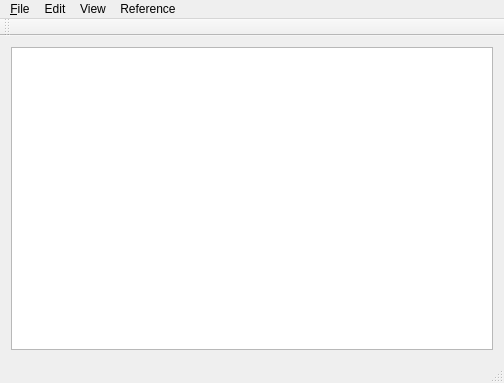
<?xml version="1.0" encoding="UTF-8"?>
<ui version="4.0">
 <class>MainWindow</class>
 <widget class="QMainWindow" name="MainWindow">
  <property name="geometry">
   <rect>
    <x>0</x>
    <y>0</y>
    <width>504</width>
    <height>383</height>
   </rect>
  </property>
  <property name="windowTitle">
   <string>MainWindow</string>
  </property>
  <widget class="QWidget" name="centralWidget">
   <layout class="QGridLayout" name="gridLayout">
    <item row="0" column="0">
     <widget class="QTextEdit" name="textEdit">
      <property name="minimumSize">
       <size>
        <width>104</width>
        <height>78</height>
       </size>
      </property>
      <property name="maximumSize">
       <size>
        <width>16777215</width>
        <height>16777215</height>
       </size>
      </property>
      <property name="styleSheet">
       <string notr="true"/>
      </property>
     </widget>
    </item>
   </layout>
  </widget>
  <widget class="QMenuBar" name="menuBar">
   <property name="geometry">
    <rect>
     <x>0</x>
     <y>0</y>
     <width>504</width>
     <height>27</height>
    </rect>
   </property>
   <widget class="QMenu" name="menuFile">
    <property name="title">
     <string>&amp;File</string>
    </property>
    <addaction name="separator"/>
    <addaction name="actionNew"/>
    <addaction name="actionOpen"/>
    <addaction name="separator"/>
    <addaction name="actionSave"/>
    <addaction name="actionSaveAs"/>
    <addaction name="actionClose"/>
    <addaction name="separator"/>
    <addaction name="actionExit"/>
   </widget>
   <widget class="QMenu" name="menuView">
    <property name="title">
     <string>View</string>
    </property>
    <addaction name="actionSelectFont"/>
   </widget>
   <widget class="QMenu" name="menuEdit">
    <property name="title">
     <string>Edit</string>
    </property>
    <addaction name="actionUndo"/>
    <addaction name="actionRedo"/>
    <addaction name="separator"/>
    <addaction name="actionCut"/>
    <addaction name="actionCopy"/>
    <addaction name="actionPaste"/>
   </widget>
   <widget class="QMenu" name="menuReference">
    <property name="title">
     <string>Reference</string>
    </property>
    <addaction name="actionAbout"/>
    <addaction name="actionAboutQt"/>
   </widget>
   <addaction name="menuFile"/>
   <addaction name="menuEdit"/>
   <addaction name="menuView"/>
   <addaction name="menuReference"/>
  </widget>
  <widget class="QToolBar" name="mainToolBar">
   <attribute name="toolBarArea">
    <enum>TopToolBarArea</enum>
   </attribute>
   <attribute name="toolBarBreak">
    <bool>false</bool>
   </attribute>
  </widget>
  <widget class="QStatusBar" name="statusBar"/>
  <action name="actionNew">
   <property name="icon">
    <iconset resource="resources.qrc">
     <normaloff>:/new/icons/new.png</normaloff>:/new/icons/new.png</iconset>
   </property>
   <property name="text">
    <string>New</string>
   </property>
   <property name="toolTip">
    <string>Create a new document</string>
   </property>
   <property name="shortcut">
    <string>Ctrl+N</string>
   </property>
  </action>
  <action name="actionClose">
   <property name="text">
    <string>Close</string>
   </property>
   <property name="toolTip">
    <string>Close current window</string>
   </property>
   <property name="shortcut">
    <string>Ctrl+W</string>
   </property>
  </action>
  <action name="actionExit">
   <property name="icon">
    <iconset theme="exit"/>
   </property>
   <property name="text">
    <string>Exit</string>
   </property>
   <property name="toolTip">
    <string>Close the application</string>
   </property>
  </action>
  <action name="actionSelectFont">
   <property name="text">
    <string>Select Font</string>
   </property>
  </action>
  <action name="actionAbout">
   <property name="text">
    <string>About</string>
   </property>
  </action>
  <action name="actionAboutQt">
   <property name="text">
    <string>AboutQt</string>
   </property>
  </action>
  <action name="actionCut">
   <property name="icon">
    <iconset theme="cut" resource="resources.qrc">
     <normaloff>:/new/icons/cut.png</normaloff>:/new/icons/cut.png</iconset>
   </property>
   <property name="text">
    <string>Cut</string>
   </property>
   <property name="toolTip">
    <string>Cut</string>
   </property>
   <property name="shortcut">
    <string>Ctrl+X</string>
   </property>
  </action>
  <action name="actionCopy">
   <property name="icon">
    <iconset theme="copy" resource="resources.qrc">
     <normaloff>:/new/icons/copy.png</normaloff>:/new/icons/copy.png</iconset>
   </property>
   <property name="text">
    <string>Copy</string>
   </property>
   <property name="toolTip">
    <string>Copy</string>
   </property>
   <property name="shortcut">
    <string>Ctrl+C</string>
   </property>
  </action>
  <action name="actionPaste">
   <property name="icon">
    <iconset theme="paste" resource="resources.qrc">
     <normaloff>:/new/icons/paste.png</normaloff>:/new/icons/paste.png</iconset>
   </property>
   <property name="text">
    <string>Paste</string>
   </property>
   <property name="toolTip">
    <string>Paste</string>
   </property>
   <property name="shortcut">
    <string>Ctrl+V</string>
   </property>
  </action>
  <action name="actionUndo">
   <property name="text">
    <string>Undo</string>
   </property>
   <property name="toolTip">
    <string>Undo the last action</string>
   </property>
   <property name="shortcut">
    <string>Ctrl+Z</string>
   </property>
  </action>
  <action name="actionRedo">
   <property name="text">
    <string>Redo</string>
   </property>
   <property name="toolTip">
    <string>Redo the last action</string>
   </property>
   <property name="shortcut">
    <string>Ctrl+Y</string>
   </property>
  </action>
  <action name="actionOpen">
   <property name="icon">
    <iconset resource="resources.qrc">
     <normaloff>:/new/icons/open.png</normaloff>:/new/icons/open.png</iconset>
   </property>
   <property name="text">
    <string>Open...</string>
   </property>
   <property name="toolTip">
    <string>Open a document</string>
   </property>
   <property name="shortcut">
    <string>Ctrl+O</string>
   </property>
  </action>
  <action name="actionSave">
   <property name="icon">
    <iconset resource="resources.qrc">
     <normaloff>:/new/icons/save.png</normaloff>:/new/icons/save.png</iconset>
   </property>
   <property name="text">
    <string>Save</string>
   </property>
   <property name="toolTip">
    <string>Save document</string>
   </property>
   <property name="shortcut">
    <string>Ctrl+S</string>
   </property>
  </action>
  <action name="actionSaveAs">
   <property name="text">
    <string>SaveAs</string>
   </property>
   <property name="toolTip">
    <string>Save document as</string>
   </property>
   <property name="shortcut">
    <string>Ctrl+Shift+S</string>
   </property>
  </action>
 </widget>
 <layoutdefault spacing="6" margin="11"/>
 <resources>
  <include location="resources.qrc"/>
 </resources>
 <connections/>
</ui>
